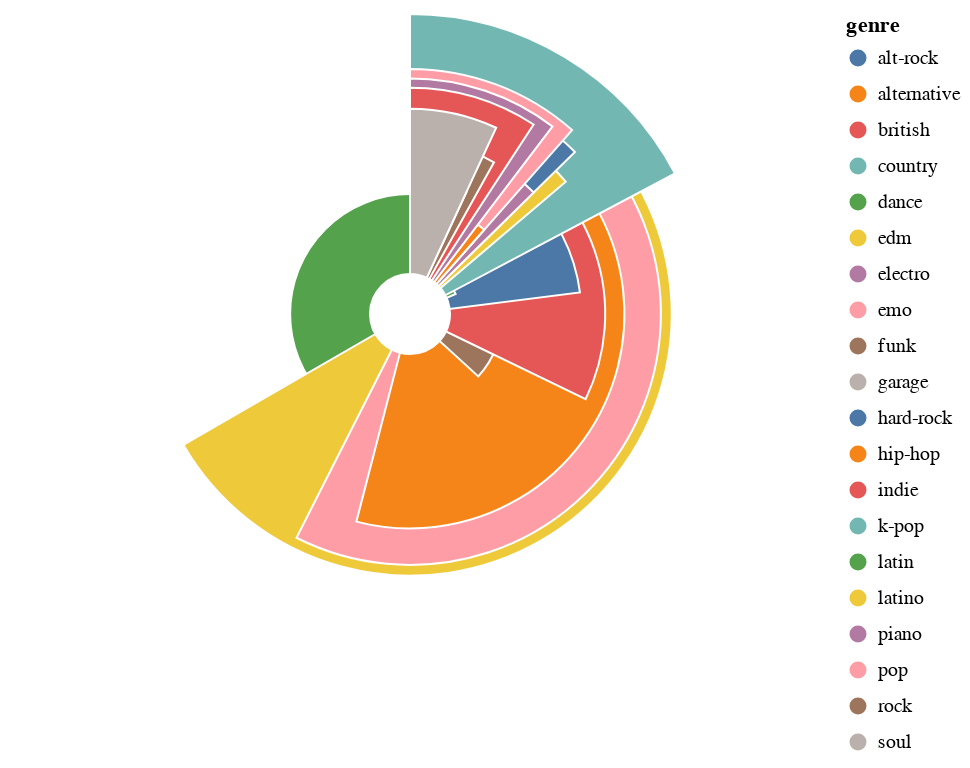

The notebook cell saved with this chart:
### Code cell
genre_popularity = alt.Chart(gen_pop.iloc[0:20]).mark_arc(innerRadius = 20, stroke="#fff").encode(
    alt.Theta('popularity:Q'),
    alt.Radius("popularity_mean:Q"),
    color="genre:N",
    tooltip=['genre:N', 'popularity:Q', "popularity_mean:Q"]
)

genre_popularity

### Figure 1 — Vega-Lite specification as saved in the notebook (floating-point values rounded to 4 significant figures)
{"config": {"view": {"continuousWidth": 400, "continuousHeight": 300}}, "data": {"name": "data-a74d69b4d2401b1a405495da9534384a"}, "mark": {"type": "arc", "innerRadius": 20, "stroke": "#fff"}, "encoding": {"color": {"field": "genre", "type": "nominal"}, "radius": {"field": "popularity_mean", "type": "quantitative"}, "theta": {"field": "popularity", "type": "quantitative"}, "tooltip": [{"field": "genre", "type": "nominal"}, {"field": "popularity", "type": "quantitative"}, {"field": "popularity_mean", "type": "quantitative"}]}, "$schema": "https://vega.github.io/schema/vega-lite/v4.17.0.json", "datasets": {"data-a74d69b4d2401b1a405495da9534384a": [{"popularity": 87, "popularity_mean": 23.72, "genre": "dance"}, {"popularity": 58, "popularity_mean": 51.79, "genre": "latino"}, {"popularity": 50, "popularity_mean": 49.64, "genre": "pop"}, {"popularity": 47, "popularity_mean": 42.43, "genre": "hip-hop"}, {"popularity": 32, "popularity_mean": 18.31, "genre": "rock"}, {"popularity": 28, "popularity_mean": 38.62, "genre": "indie"}, {"popularity": 20, "popularity_mean": 33.9, "genre": "alt-rock"}, {"popularity": 16, "popularity_mean": 9.855, "genre": "latin"}, {"popularity": 15, "popularity_mean": 59.36, "genre": "k-pop"}, {"popularity": 12, "popularity_mean": 40.44, "genre": "edm"}, {"popularity": 11, "popularity_mean": 45.74, "genre": "hard-rock"}, {"popularity": 11, "popularity_mean": 17.35, "genre": "country"}, {"popularity": 11, "popularity_mean": 34.33, "genre": "electro"}, {"popularity": 10, "popularity_mean": 48.5, "genre": "emo"}, {"popularity": 10, "popularity_mean": 22.22, "genre": "alternative"}, {"popularity": 9, "popularity_mean": 46.61, "genre": "piano"}, {"popularity": 8, "popularity_mean": 44.77, "genre": "british"}, {"popularity": 7, "popularity_mean": 34.31, "genre": "funk"}, {"popularity": 6, "popularity_mean": 26.62, "genre": "soul"}, {"popularity": 6, "popularity_mean": 40.61, "genre": "garage"}]}}
